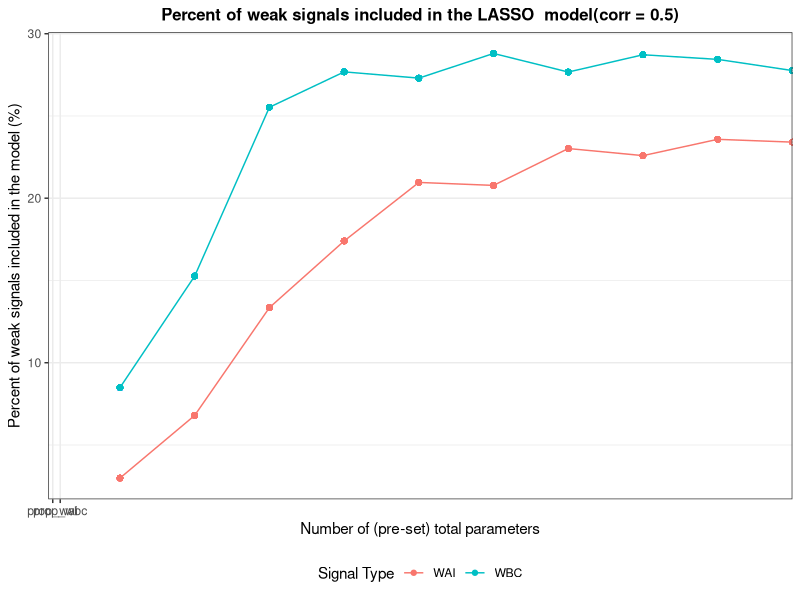
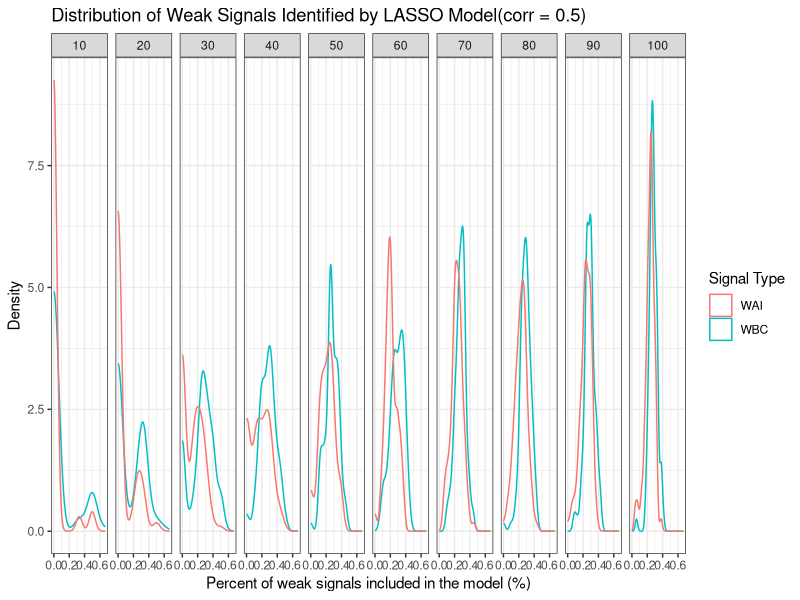
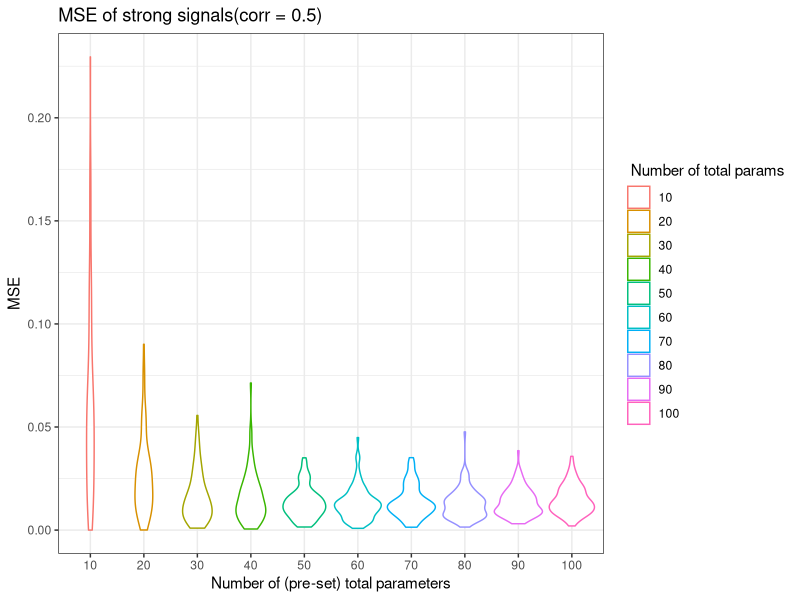

The R script that drew these images, in order:
## ---- chunk 1
library(tidyverse)
library(MASS)
library(matrixcalc)
library(pracma)
library(glmnet)
library(dplyr)

library(ggplot2)

knitr::opts_chunk$set(
	echo = TRUE,
	warning = FALSE,
	fig.width = 8, 
  fig.height = 6,
  out.width = "90%"
)

options(
  ggplot2.continuous.colour = "viridis",
  ggplot2.continuous.fill = "viridis"
)

scale_colour_discrete = scale_colour_viridis_d
scale_fill_discrete = scale_fill_viridis_d

theme_set(theme_minimal() + theme(legend.position = "bottom"))
## ---- chunk 2
sim_beta_strong = function(n_strong, coef_strong){
  rep(coef_strong, n_strong) + runif(n_strong, min = 0, max = coef_strong)
}


sim_data = function(n_sample = 200, n_parameter = 50, prop_strong = 0.1, prop_wbc = 0.2, prop_wai = 0.2, c = 1, cor = 0.3, coef_strong = 5) {
  # Numbers of four signals
  n_strong = as.integer(n_parameter * prop_strong) # strong
  n_wbc = as.integer(n_parameter * prop_wbc) # weak but correlated
  n_wai = as.integer(n_parameter * prop_wai) # weak and independent
  n_null = n_parameter - n_strong - n_wbc - n_wai # null
  
  if (n_null < 0) {
    return("Given parameters' proportions are not valid.")
  }
  
  bound = c * sqrt(log(n_parameter) / n_sample) # threshold of weak/strong, the default is 0.14
  if (coef_strong < bound) {
    coef_strong = coef_strong + 2 * bound
  }
  
  cor_matrix = diag(n_parameter)
  
  # add correlation
  for (i in 1:n_strong) {
    cor_matrix[i, (n_strong + n_wai + i)] = cor
    cor_matrix[i, (n_strong + n_wai + n_wbc + 1 - i)] = cor
    cor_matrix[(n_strong + n_wai + i), i] = cor
    cor_matrix[(n_strong + n_wai + n_wbc + 1 - i), i] = cor
  }
  
  
  if (!is.positive.definite(cor_matrix)) {
    return("The correlation matrix is not valid.")
  }
  
  # simulate the data from multivariate normal
  X = mvrnorm(n = n_sample, mu = rep(0, n_parameter), Sigma = cor_matrix) # var = 1, correlation = covariance
  
  beta = c(
    sim_beta_strong(n_strong, coef_strong),
    runif(min = bound/2, max = bound, n = n_wai), 
    runif(min = bound/2, max = bound, n = n_wbc),
    rep(0, n_null) 
  )
  
  Y = 1 + X %*% beta + rnorm(n_sample)
  data = as_tibble(data.frame(cbind(X, Y)))
  
  # Name the columns
  cols = c(
    str_c("strong", 1:n_strong, sep = "_"),
    str_c("wai", 1:n_wai, sep = "_"),
    str_c("wbc", 1:n_wbc, sep = "_"),
    str_c("null", 1:n_null, sep = "_"),
    "Y"
   )
   colnames(data) = cols
   data = data %>% 
     dplyr::select(Y, everything())

  list(beta = beta, 
       correlation = cor,
       n_parameter = n_parameter,
       prop_strong = prop_strong,
       prop_wbc = prop_wbc, 
       prop_wai = prop_wbc,
       n_strong = n_strong,
       n_wai = n_wai,
       n_wbc = n_wbc,
       data = data
       )
  
}



## ---- chunk 3
data_10_multi_100 = vector("list", length = 10)

for (i in 1:10) {
  num_parameter = 10*i
  
  output = vector("list", length = 100)
  
  for (j in 1:100) {
  output[[j]] =  sim_data(n_parameter = num_parameter, cor = 0.5)
  }
  
  data_10_multi_100[[i]] = output

}
## ---- chunk 4
# create a list to store all the non_zero parameters in each fit regression
para = vector("list", length = 10)
for (i in 1:10) {
  output_para = vector("list", length = 100)
  for (j in 1:100) {
    data = data_10_multi_100[[i]][[j]][[10]] 
    X = data%>% 
    dplyr::select(-Y) %>% 
    as.matrix()
    Y= data$Y
    # 10-fold CV using mean squared error
    fit.lasso <- cv.glmnet(X, Y, nfolds = 10,type.measure = "mse") 
    # one standard-error rule
    param.best <- fit.lasso$glmnet.fit$beta[, fit.lasso$lambda==fit.lasso$lambda.1se]
    output_para[[j]] = param.best[param.best != 0]
   
  }
  para[[i]] = output_para

}
## ---- chunk 5
#create a data frame indicate the information how models we fit for datasets in different scenarios perform in identifying signals
df = data.frame(matrix(ncol = 6, nrow = 0))
colnames(df) = c('n_parameter_total','n_parameter_selected', 'prop_strong','prop_wai','prop_wbc','prop_null')

for (i in 1:10){
   n_parameter_total = i*10
  for (j in 1:100){
    p = unlist(para[[i]][j])
    n_parameter_selected = length(p)
    pnames = strsplit(names(p), split = '_')
    name = c()
    for (n in 1: n_parameter_selected) {
      name[n]=pnames[[n]][1]
    }
    n_strong = length(name[name == 'strong'])
    n_wai = length(name[name == 'wai'])
    n_wbc = length(name[name == 'wbc'])
    n_null = length(name[name == 'null'])
    prop_strong = round(n_strong/n_parameter_selected,digits=2)
    prop_wai = round(n_wai/n_parameter_selected,digits =2)
    prop_wbc = round(n_wbc/n_parameter_selected, digits =2)
    prop_null = round(n_null/n_parameter_selected, digits =2)
    df[(i-1)*100+j,]= c(n_parameter_total,n_parameter_selected,
                       prop_strong,prop_wai,prop_wbc,prop_null)
  }

}
## ---- chunk 6
#plot the proportion of each signals 
df_0.5 = df %>%
  group_by(n_parameter_total) %>%
  mutate(wai = mean(prop_wai),
         wbc= mean(prop_wbc),
         corr = 0.5)
df_0.5 %>% 
  ggplot(aes(x = n_parameter_total))+
 geom_point(aes(y=(wai)*100, color="prop_wai")) + 
 geom_point(aes(y=(wbc)*100, color="prop_wbc")) + 
  geom_line(aes(y=(wai)*100, color="prop_wai")) + 
  geom_line(aes(y=(wbc)*100, color="prop_wbc")) + 
 labs(title = "Percent of weak signals included in the LASSO  model(corr = 0.5)",
       y = "Percent of weak signals included in the model (%)",
       x = "Number of (pre-set) total parameters") +  
  theme_bw() + 
  theme(plot.title = 
          element_text(hjust = 0.5, 
                       size=12, 
                       face='bold'), 
          legend.position = "bottom") +
  scale_x_discrete(limits=c( "prop_wai", "prop_wbc")) + 
  scale_color_discrete(name = "Signal Type", labels = c("WAI", "WBC")) 
## ---- chunk 7
df %>% ggplot(aes()) +
  geom_density(aes(x = prop_wbc, color = "WBC")) + 
  geom_density(aes(x=prop_wai, color = "WAI")) +
  facet_grid(~n_parameter_total) +
  theme(legend.title=element_blank())+
  labs(title = "Distribution of Weak Signals Identified by LASSO Model(corr = 0.5)",
       x = "Percent of weak signals included in the model (%)",
       y = "Density") +  
   theme_bw()+
  scale_color_discrete(name = "Signal Type", labels = c( "WAI", "WBC"))

## ---- chunk 8
#calculate the MSE of strong coefficients
#create a litst to store the coefficients of strong signals in the "true" model
true_coef = vector('list', length = 10)
for (i in 1:10){
  output_coef = vector('list',length = 100)
  for (j in 1:100){
    coef = data_10_multi_100[[i]][[j]][1]
    coef_strong = coef[[1]][1:i]
    output_coef[[j]] = coef_strong
  }
  true_coef[[i]] = output_coef
}

#create a list to store the coefficients of strong signals in the fitted model 
fitted_coef = vector('list', length = 10)
for (i in 1:10){
  output_coef2 = vector('list', length = 100)
  for (j in 1:100){
    p = unlist(para[[i]][j]) 
    pnames2 = strsplit(names(p), split = '_')
    for (n in 1:length(p)){
      names(p)[n] = pnames2[[n]][1]
    }
    output_coef2[[j]] = p[names(p)=='strong']
  }
  fitted_coef[[i]] = output_coef2
}
## ---- chunk 9
#calculate the MSE for each scenarios
mse_df = data.frame(matrix (ncol = 0, nrow = 100))
for (i in 1:10){
  mse_list2 = c()
  for (j in 1:100){
    MSE = mean((true_coef[[i]][[j]] - fitted_coef[[i]][[j]])^2)
    mse_list2[j] = as.vector(MSE)
  }
  
  mse_df =cbind(mse_df,mse_list2)
}
names(mse_df) = c("10","20","30","40","50","60","70","80","90","100")
head(mse_df)
## ---- chunk 10
#plot of MSE for each scenarios against # of parameters
mse_df2 = mse_df %>%
  pivot_longer(
    everything(),
    names_to = "n_param_total",
    values_to = 'MSE') 


mse_df2 %>% 
   mutate(n_param_total = factor(n_param_total, levels=c(10,20,30,40,50,60,70,80,90,100))) %>% 
  ggplot()+
  geom_violin(aes(x = n_param_total, y = MSE, color = n_param_total))+
   labs(title = "MSE of strong signals(corr = 0.5)",
       x = "Number of (pre-set) total parameters",
       y = "MSE") +  
   theme_bw()+
  scale_color_discrete(name = " Number of total params", labels = c(10,20,30,40,50,60,70,80,90,100))
  
